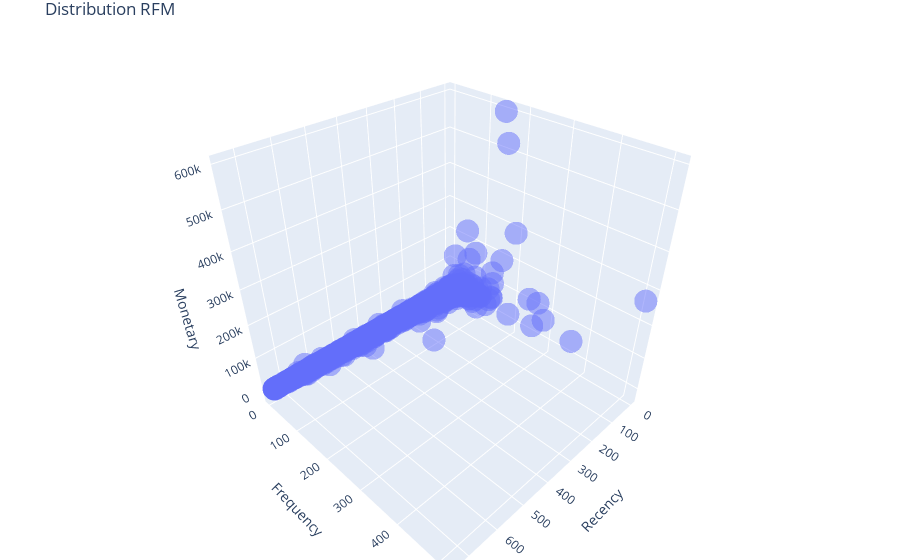

Notebook code cell kept with this figure:
### Markdown cell above
## 6. Segmentation RFM (Premier Aperçu)

### Code cell
# Calcul RFM
snapshot_date = df['InvoiceDate'].max() + pd.Timedelta(days=1)
rfm = df.groupby('Customer ID').agg({
    'InvoiceDate': lambda x: (snapshot_date - x.max()).days,
    'Invoice': 'nunique',
    'TotalAmount': 'sum'
})
rfm.rename(columns={'InvoiceDate': 'Recency', 'Invoice': 'Frequency', 'TotalAmount': 'Monetary'}, inplace=True)

# Visualisation 3D (Recency vs Frequency vs Monetary)
fig = px.scatter_3d(rfm, x='Recency', y='Frequency', z='Monetary', opacity=0.5, title='Distribution RFM')
fig.update_layout(margin=dict(l=0, r=0, b=0, t=30))
fig.show()

### Figure 1 — Plotly figure (JSON) as saved in the notebook; plotly's stock layout.template omitted (floating-point values rounded to 4 significant figures; data arrays with more than 128 entries replaced by an {"elided": "..."} marker saying what was removed)
{"data": [{"hovertemplate": "Recency=%{x}<br>Frequency=%{y}<br>Monetary=%{z}<extra></extra>", "legendgroup": "", "marker": {"color": "#636efa", "opacity": 0.5, "symbol": "circle"}, "mode": "markers", "name": "", "scene": "scene", "showlegend": false, "type": "scatter3d", "x": {"elided": "5942 int values"}, "y": {"elided": "5942 int values"}, "z": {"elided": "5942 float values"}}], "layout": {"legend": {"tracegroupgap": 0}, "margin": {"b": 0, "l": 0, "r": 0, "t": 30}, "scene": {"domain": {"x": [0, 1], "y": [0, 1]}, "xaxis": {"title": {"text": "Recency"}}, "yaxis": {"title": {"text": "Frequency"}}, "zaxis": {"title": {"text": "Monetary"}}}, "title": {"text": "Distribution RFM"}}}
